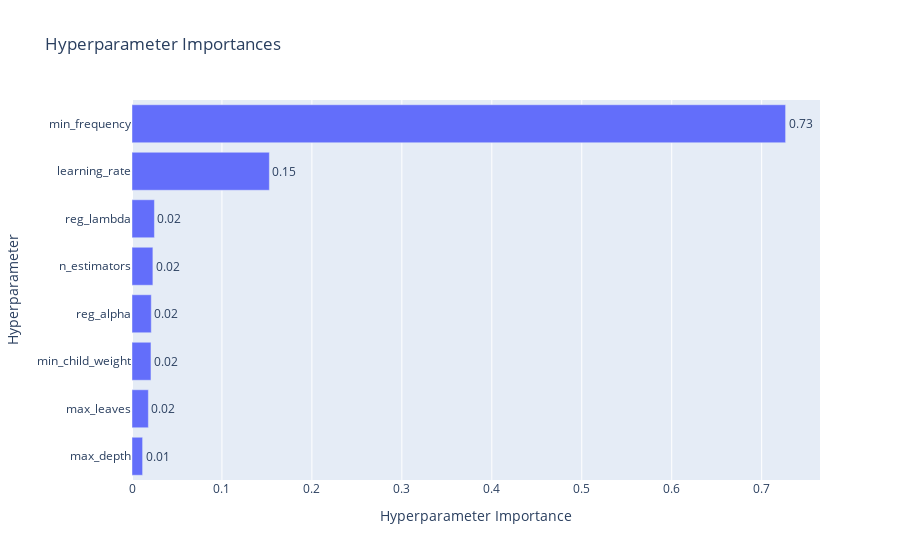

Notebook code for this chart:
### Markdown cell above
a partir de este grafico se puede notar que los trials con valores objetivos(MAE) mas bajos tienden a tener el maximo learning rate posible, entre 4-5 min_child_weight, el min_frequency muy bajo, los otros hiper parametros varian harto.

### Code cell
plot_param_importances(study2)

### Figure 1 — Plotly figure (JSON) as saved in the notebook; plotly's stock layout.template omitted (floating-point values rounded to 4 significant figures)
{"data": [{"cliponaxis": false, "hovertemplate": ["max_depth (IntDistribution): 0.011800324187961718<extra></extra>", "max_leaves (IntDistribution): 0.018193616245260315<extra></extra>", "min_child_weight (IntDistribution): 0.021093177710523693<extra></extra>", "reg_alpha (FloatDistribution): 0.021435020085193872<extra></extra>", "n_estimators (IntDistribution): 0.02322375666342187<extra></extra>", "reg_lambda (FloatDistribution): 0.024933961234867394<extra></extra>", "learning_rate (FloatDistribution): 0.15270179908104325<extra></extra>", "min_frequency (FloatDistribution): 0.726618344791728<extra></extra>"], "name": "Objective Value", "orientation": "h", "text": ["0.01", "0.02", "0.02", "0.02", "0.02", "0.02", "0.15", "0.73"], "textposition": "outside", "type": "bar", "x": [0.0118, 0.01819, 0.02109, 0.02144, 0.02322, 0.02493, 0.1527, 0.7266], "y": ["max_depth", "max_leaves", "min_child_weight", "reg_alpha", "n_estimators", "reg_lambda", "learning_rate", "min_frequency"]}], "layout": {"title": {"text": "Hyperparameter Importances"}, "xaxis": {"title": {"text": "Hyperparameter Importance"}}, "yaxis": {"title": {"text": "Hyperparameter"}}}}
